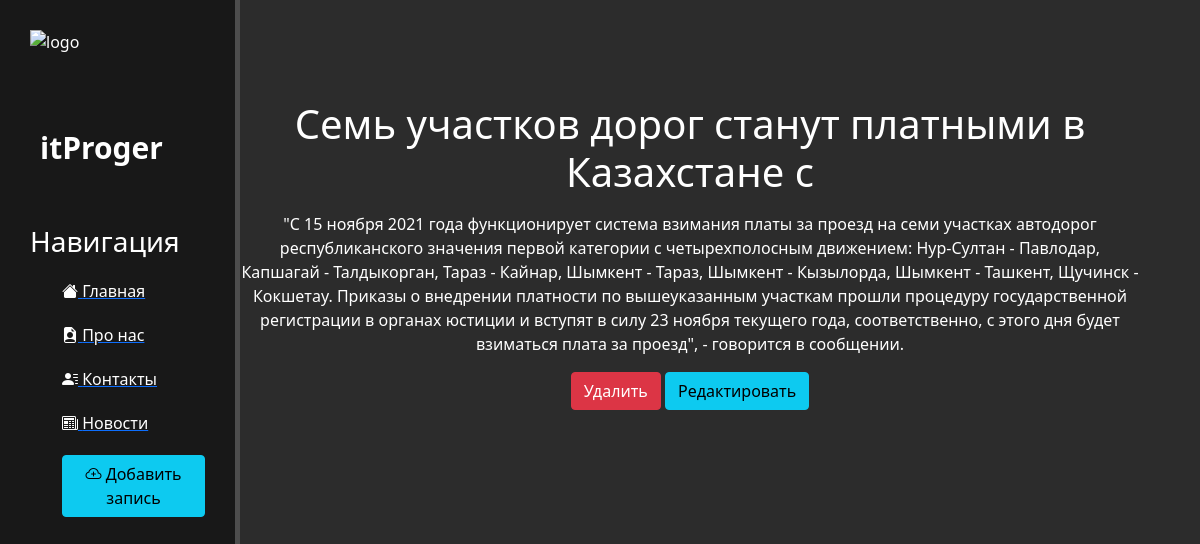
The page /news/2 on the database its author committed.
### news/models.py (models this page shows, shortened)
class Articles(models.Model):
    title = models.CharField('Название', max_length=50, default='')
    anons = models.CharField('Анонс', max_length=250)
    full_text = models.TextField('Статья')
    data = models.DateTimeField('Дата публикации')
    class Meta:
        verbose_name = 'новость'
        verbose_name_plural = 'Новости'

### news/views.py (the view)
# urls.py: path('<int:pk>', views.NewsDetailView.as_view(), name="news-detail"),
class NewsDetailView(DetailView):
    model = Articles
    template_name = 'news/details_view.html'
    context_object_name = 'article'

### news/templates/news/details_view.html (shortened to what this page needs)
{% extends 'main/layout.html' %}
{% block content %}
 <div class="features">
     <h1> {{ article.title }} </h1>
     <p>{{ article.full_text }}</p>
     <a href="{% url 'news-delete' article.id %}" class="btn btn-danger"> Удалить </a>
     <a href="{% url 'news-update' article.id %}" class="btn btn-info"> Редактировать </a>
 </div>
{% endblock %}

### main/static/main/css/mainn.css (style rules this page uses)
body { background: #2c2c2c; }
main .features { float: left; color: #fff; margin-top: 100px; text-align: center; width: 75%; }

### rows shown on the page
Articles: title "Семь участков дорог станут платными в Казахстане с", full_text "\"С 15 ноября 2021 года функционирует система взимания платы за проезд на семи участках автодорог республиканского значения первой категории с четырехполосным движением: Нур-Султан - Павлодар, Капшагай - Талдыкорган, Тараз - Кайнар, Шымкент - Тараз, Шымкент - Кызылорда, Шымкент - Ташкент, Щучинск - Кокшетау. Приказы о внедрении платности по вышеуказанным участкам прошли процедуру государственной регистрации в органах юстиции и вступят в силу 23 ноября текущего года, соответственно, с этого дня будет взиматься плата за проезд\", - говорится в сообщении."
